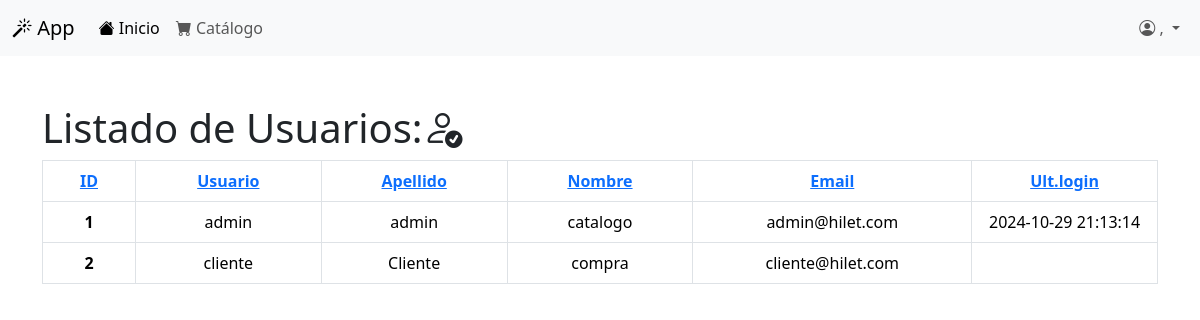
Page /index.php/usuarios/listar on the earlier database version.
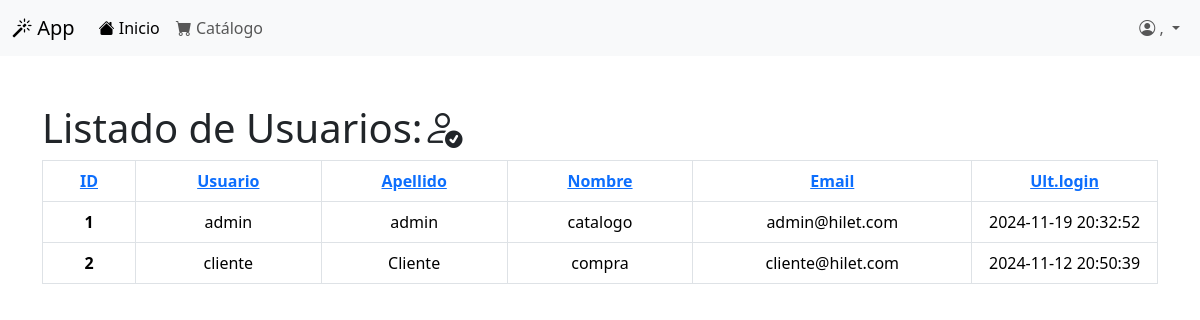
Same page on the later database version.
### tables this page shows
CREATE TABLE `usuarios` (
  `usuario_id` int(11) NOT NULL,
  `email` text NOT NULL,
  `apellido` text NOT NULL,
  `nombre` text NOT NULL,
  `usuario` text NOT NULL,
  `password` text NOT NULL,
  `creado` datetime NOT NULL DEFAULT current_timestamp(),
  `estado` tinyint(4) NOT NULL DEFAULT -1,
  `rol_id` tinyint(4) NOT NULL DEFAULT 2,
  `ult_login` datetime DEFAULT NULL
);

### application/controllers/Usuarios.php (called while the page is built, shortened)
<?php
class Usuarios extends CI_Controller {
    public function __construct() {
		$this->load->model("usuario_model");
	}
    public function listar(){
		$datos=array();
		$datos["usuarios"]=$this->usuario_model->listar();
		$this->load->view("usuarios/usuarios",$datos);
	}
}

### index.php (called while the page is built, shortened)
<?php
require_once BASEPATH.'core/CodeIgniter.php';

### application/models/Usuario_model.php (called while the page is built, shortened)
<?php
class Usuario_model extends CI_Model {
    var $campo_orden="usuarios.nombre";
    var $campo_sentido="ASC";
    public function listar(){
        $this->db->select("*");
        $this->db->set("usuario_id");
        $this->db->order_by($this->campo_orden,$this->campo_sentido);
        $query = $this->db->get('usuarios');
        return $query->result_array();
    }
}

### application/views/usuarios/usuarios.php (the view, shortened to what this page needs)
<!doctype html>
<html lang="es">
  <head>
    <link href="https://cdn.jsdelivr.net/npm/bootstrap@5.3.3/dist/css/bootstrap.min.css" rel="stylesheet">
    <link rel="stylesheet" href="https://cdn.jsdelivr.net/npm/bootstrap-icons@1.11.3/font/bootstrap-icons.min.css">
  </head>
  <body>
    <div class="container mt-5">
        <div class="row">
            <div class="col">
                <h1>Listado de Usuarios:<i class="bi bi-person-check"></i></h1>
                    <table class="table table-bordered">
                        <thead>
                          <tr>
                            <th scope="col" class="text-center">
                            <a href="<?php echo site_url("usuarios/listar/orden/usuario_id"); ?>">ID</a>
                            </th>
                            <th scope="col" class="text-center">
                            <a href="<?php echo site_url("usuarios/listar/orden/usuario"); ?>">Usuario</a>
                            </th>
                            <th scope="col" class="text-center">
                            <a href="<?php echo site_url("usuarios/listar/orden/apellido"); ?>">Apellido</a>
                            </th>
                            <th scope="col" class="text-center">
                            <a href="<?php echo site_url("usuarios/listar/orden/nombre"); ?>">Nombre</a>
                            </th>
                            <th scope="col" class="text-center">
                            <a href="<?php echo site_url("usuarios/listar/orden/email"); ?>">Email</a>
                            </th>
                            <th scope="col" class="text-center">
                            <a href="<?php echo site_url("usuarios/listar/orden/ult_login"); ?>">Ult.login</a>
                            </th>
                          </tr>
                        </thead>
                    <?php foreach($usuarios as $c){ ?>
                        <tbody>
                          <tr>
                            <th scope="row" class="col-md-1 text-center"><?php echo $c["usuario_id"]; ?></th>
                            <td class="col-md-2 text-center"><?php echo $c["usuario"]; ?></td>
                            <td class="col-md-2 text-center"><?php echo $c["apellido"]; ?></td>
                            <td class="col-md-2 text-center"><?php echo $c["nombre"]; ?></td>
                            <td class="col-md-3 text-center"><?php echo $c["email"]; ?></td>
                            <td class="col-md-3 text-center"><?php echo $c["ult_login"]; ?></td>
                          </tr>
                        </tbody>
                        <?php } ?>
                      </table>
            </div>
        </div>
    </div>
  </body>
</html>

Differences in the rows shown:
changed usuarios "admin": ult_login "2024-10-29 21:13:14" → "2024-11-19 20:32:52"
changed usuarios "cliente": ult_login (not shown) → "2024-11-12 20:50:39"
